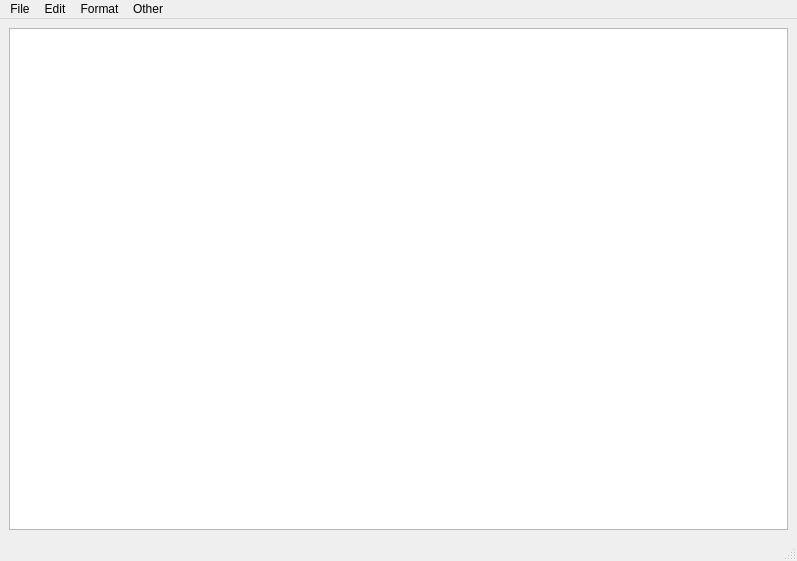
<?xml version="1.0" encoding="UTF-8"?>
<ui version="4.0">
 <class>MainWindow</class>
 <widget class="QMainWindow" name="MainWindow">
  <property name="geometry">
   <rect>
    <x>0</x>
    <y>0</y>
    <width>797</width>
    <height>561</height>
   </rect>
  </property>
  <property name="windowTitle">
   <string>MainWindow</string>
  </property>
  <widget class="QWidget" name="centralwidget">
   <layout class="QVBoxLayout" name="verticalLayout_2">
    <item>
     <layout class="QVBoxLayout" name="verticalLayout">
      <item>
       <widget class="QTextEdit" name="textEdit"/>
      </item>
     </layout>
    </item>
   </layout>
  </widget>
  <widget class="QStatusBar" name="statusbar"/>
  <widget class="QMenuBar" name="menubar">
   <property name="geometry">
    <rect>
     <x>0</x>
     <y>0</y>
     <width>797</width>
     <height>21</height>
    </rect>
   </property>
   <widget class="QMenu" name="menuFile">
    <property name="title">
     <string>File</string>
    </property>
    <addaction name="actionNew"/>
    <addaction name="actionOpen"/>
    <addaction name="actionSave"/>
    <addaction name="actionSave_as"/>
    <addaction name="actionPage_Setup"/>
    <addaction name="actionExit"/>
   </widget>
   <widget class="QMenu" name="menuEdit">
    <property name="title">
     <string>Edit</string>
    </property>
    <addaction name="separator"/>
    <addaction name="actionUndo"/>
    <addaction name="actionTime_Date"/>
   </widget>
   <widget class="QMenu" name="menuFormat">
    <property name="title">
     <string>Format</string>
    </property>
    <addaction name="actionFont"/>
   </widget>
   <widget class="QMenu" name="menuView">
    <property name="title">
     <string>Other</string>
    </property>
    <addaction name="actionAbout"/>
   </widget>
   <addaction name="menuFile"/>
   <addaction name="menuEdit"/>
   <addaction name="menuFormat"/>
   <addaction name="menuView"/>
  </widget>
  <action name="actionNew">
   <property name="text">
    <string>New</string>
   </property>
  </action>
  <action name="actionOpen">
   <property name="text">
    <string>Open</string>
   </property>
  </action>
  <action name="actionSave">
   <property name="text">
    <string>Save</string>
   </property>
  </action>
  <action name="actionSave_as">
   <property name="text">
    <string>Save as</string>
   </property>
  </action>
  <action name="actionPage_Setup">
   <property name="text">
    <string>Print</string>
   </property>
  </action>
  <action name="actionUndo">
   <property name="text">
    <string>Undo</string>
   </property>
  </action>
  <action name="actionAbout">
   <property name="text">
    <string>About</string>
   </property>
  </action>
  <action name="actionTime_Date">
   <property name="text">
    <string>Time/Date</string>
   </property>
  </action>
  <action name="actionExit">
   <property name="text">
    <string>Exit</string>
   </property>
  </action>
  <action name="actionFont">
   <property name="text">
    <string>Font...</string>
   </property>
  </action>
 </widget>
 <resources/>
 <connections/>
</ui>
